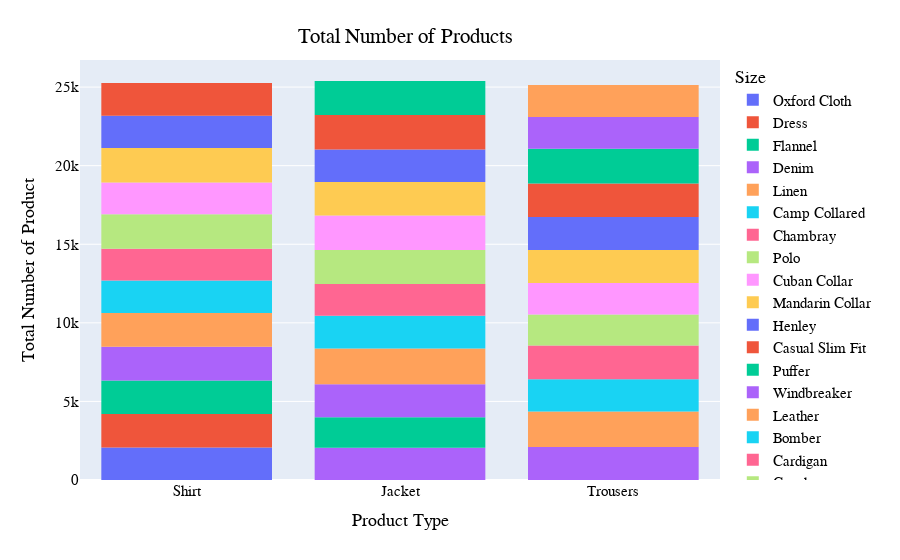

Notebook cell for this chart:
### Code cell
#histogram of product type by quantity
age_df = px.data.tips()
fig = px.histogram(
    products, 
    x = 'product_type',  
    y = 'quantity',
    color = 'product_name', 
    hover_data = products.columns #interactive element
)

fig.update_layout(#reconfigure labels
    title = {
        'text' : 'Total Number of Products',
        'y':0.95,
        'x':0.45,
        'xanchor':'center',
        'yanchor':'top'
    },
    xaxis_title='Product Type',
    yaxis_title='Total Number of Product',
    legend_title= 'Size',
    font=dict(family='monospace', size=15,  color='Black'))

fig.show()

### Figure 1 — Plotly figure (JSON) as saved in the notebook; plotly's stock layout.template omitted (floating-point values rounded to 4 significant figures)
{"data": [{"alignmentgroup": "True", "bingroup": "x", "histfunc": "sum", "hovertemplate": "product_name=Oxford Cloth<br>product_type=%{x}<br>sum of quantity=%{y}<extra></extra>", "legendgroup": "Oxford Cloth", "marker": {"color": "#636efa", "pattern": {"shape": ""}}, "name": "Oxford Cloth", "offsetgroup": "Oxford Cloth", "orientation": "v", "showlegend": true, "type": "histogram", "x": ["Shirt", "Shirt", "Shirt", "Shirt", "Shirt", "Shirt", "Shirt", "Shirt", "Shirt", "Shirt", "Shirt", "Shirt", "Shirt", "Shirt", "Shirt", "Shirt", "Shirt", "Shirt", "Shirt", "Shirt", "Shirt", "Shirt", "Shirt", "Shirt", "Shirt", "Shirt", "Shirt", "Shirt", "Shirt", "Shirt", "Shirt", "Shirt", "Shirt", "Shirt", "Shirt"], "xaxis": "x", "y": [66, 53, 54, 69, 47, 45, 72, 77, 48, 43, 72, 78, 56, 75, 50, 68, 56, 60, 52, 42, 47, 51, 57, 59, 60, 61, 59, 62, 70, 55, 74, 41, 65, 73, 54], "yaxis": "y"}, {"alignmentgroup": "True", "bingroup": "x", "histfunc": "sum", "hovertemplate": "product_name=Dress<br>product_type=%{x}<br>sum of quantity=%{y}<extra></extra>", "legendgroup": "Dress", "marker": {"color": "#EF553B", "pattern": {"shape": ""}}, "name": "Dress", "offsetgroup": "Dress", "orientation": "v", "showlegend": true, "type": "histogram", "x": ["Shirt", "Shirt", "Shirt", "Shirt", "Shirt", "Shirt", "Shirt", "Shirt", "Shirt", "Shirt", "Shirt", "Shirt", "Shirt", "Shirt", "Shirt", "Shirt", "Shirt", "Shirt", "Shirt", "Shirt", "Shirt", "Shirt", "Shirt", "Shirt", "Shirt", "Shirt", "Shirt", "Shirt", "Shirt", "Shirt", "Shirt", "Shirt", "Shirt", "Shirt", "Shirt"], "xaxis": "x", "y": [63, 72, 57, 79, 47, 58, 69, 53, 73, 78, 69, 56, 61, 56, 75, 51, 60, 65, 52, 52, 41, 46, 48, 61, 66, 56, 40, 51, 71, 75, 63, 69, 41, 74, 77], "yaxis": "y"}, {"alignmentgroup": "True", "bingroup": "x", "histfunc": "sum", "hovertemplate": "product_name=Flannel<br>product_type=%{x}<br>sum of quantity=%{y}<extra></extra>", "legendgroup": "Flannel", "marker": {"color": "#00cc96", "pattern": {"shape": ""}}, "name": "Flannel", "offsetgroup": "Flannel", "orientation": "v", "showlegend": true, "type": "histogram", "x": ["Shirt", "Shirt", "Shirt", "Shirt", "Shirt", "Shirt", "Shirt", "Shirt", "Shirt", "Shirt", "Shirt", "Shirt", "Shirt", "Shirt", "Shirt", "Shirt", "Shirt", "Shirt", "Shirt", "Shirt", "Shirt", "Shirt", "Shirt", "Shirt", "Shirt", "Shirt", "Shirt", "Shirt", "Shirt", "Shirt", "Shirt", "Shirt", "Shirt", "Shirt", "Shirt"], "xaxis": "x", "y": [42, 59, 68, 77, 72, 42, 54, 68, 59, 50, 41, 42, 59, 80, 72, 55, 57, 66, 72, 77, 62, 43, 73, 44, 61, 46, 74, 69, 62, 57, 72, 70, 71, 76, 43], "yaxis": "y"}, {"alignmentgroup": "True", "bingroup": "x", "histfunc": "sum", "hovertemplate": "product_name=Denim<br>product_type=%{x}<br>sum of quantity=%{y}<extra></extra>", "legendgroup": "Denim", "marker": {"color": "#ab63fa", "pattern": {"shape": ""}}, "name": "Denim", "offsetgroup": "Denim", "orientation": "v", "showlegend": true, "type": "histogram", "x": ["Shirt", "Shirt", "Shirt", "Shirt", "Shirt", "Shirt", "Shirt", "Shirt", "Shirt", "Shirt", "Shirt", "Shirt", "Shirt", "Shirt", "Shirt", "Shirt", "Shirt", "Shirt", "Shirt", "Shirt", "Shirt", "Shirt", "Shirt", "Shirt", "Shirt", "Shirt", "Shirt", "Shirt", "Shirt", "Shirt", "Shirt", "Shirt", "Shirt", "Shirt", "Shirt", "Jacket", "Jacket", "Jacket", "Jacket", "Jacket", "Jacket", "Jacket", "Jacket", "Jacket", "Jacket", "Jacket", "Jacket", "Jacket", "Jacket", "Jacket", "Jacket", "Jacket", "Jacket", "Jacket", "Jacket", "Jacket", "Jacket", "Jacket", "Jacket", "Jacket", "Jacket", "Jacket", "Jacket", "Jacket", "Jacket", "Jacket", "Jacket", "Jacket", "Jacket", "Jacket"], "xaxis": "x", "y": [52, 57, 49, 52, 63, 45, 69, 50, 45, 67, 54, 75, 67, 75, 74, 66, 49, 66, 71, 52, 76, 47, 58, 45, 73, 79, 69, 56, 58, 58, 73, 54, 55, 78, 73, 60, 69, 43, 63, 58, 60, 51, 48, 73, 79, 52, 43, 70, 44, 56, 53, 49, 79, 52, 59, 49, 56, 61, 42, 80, 75, 66, 52, 67, 51, 65, 73, 43, 50, 63], "yaxis": "y"}, {"alignmentgroup": "True", "bingroup": "x", "histfunc": "sum", "hovertemplate": "product_name=Linen<br>product_type=%{x}<br>sum of quantity=%{y}<extra></extra>", "legendgroup": "Linen", "marker": {"color": "#FFA15A", "pattern": {"shape": ""}}, "name": "Linen", "offsetgroup": "Linen", "orientation": "v", "showlegend": true, "type": "histogram", "x": ["Shirt", "Shirt", "Shirt", "Shirt", "Shirt", "Shirt", "Shirt", "Shirt", "Shirt", "Shirt", "Shirt", "Shirt", "Shirt", "Shirt", "Shirt", "Shirt", "Shirt", "Shirt", "Shirt", "Shirt", "Shirt", "Shirt", "Shirt", "Shirt", "Shirt", "Shirt", "Shirt", "Shirt", "Shirt", "Shirt", "Shirt", "Shirt", "Shirt", "Shirt", "Shirt"], "xaxis": "x", "y": [61, 67, 78, 80, 47, 70, 42, 42, 73, 59, 55, 60, 59, 72, 54, 49, 58, 42, 72, 51, 53, 77, 58, 70, 47, 70, 72, 72, 75, 66, 56, 44, 44, 70, 73], "yaxis": "y"}, {"alignmentgroup": "True", "bingroup": "x", "histfunc": "sum", "hovertemplate": "product_name=Camp Collared<br>product_type=%{x}<br>sum of quantity=%{y}<extra></extra>", "legendgroup": "Camp Collared", "marker": {"color": "#19d3f3", "pattern": {"shape": ""}}, "name": "Camp Collared", "offsetgroup": "Camp Collared", "orientation": "v", "showlegend": true, "type": "histogram", "x": ["Shirt", "Shirt", "Shirt", "Shirt", "Shirt", "Shirt", "Shirt", "Shirt", "Shirt", "Shirt", "Shirt", "Shirt", "Shirt", "Shirt", "Shirt", "Shirt", "Shirt", "Shirt", "Shirt", "Shirt", "Shirt", "Shirt", "Shirt", "Shirt", "Shirt", "Shirt", "Shirt", "Shirt", "Shirt", "Shirt", "Shirt", "Shirt", "Shirt", "Shirt", "Shirt"], "xaxis": "x", "y": [77, 67, 64, 52, 79, 52, 62, 65, 63, 48, 55, 66, 49, 71, 44, 66, 60, 41, 80, 61, 47, 75, 65, 56, 51, 64, 50, 52, 72, 42, 72, 80, 41, 42, 40], "yaxis": "y"}, {"alignmentgroup": "True", "bingroup": "x", "histfunc": "sum", "hovertemplate": "product_name=Chambray<br>product_type=%{x}<br>sum of quantity=%{y}<extra></extra>", "legendgroup": "Chambray", "marker": {"color": "#FF6692", "pattern": {"shape": ""}}, "name": "Chambray", "offsetgroup": "Chambray", "orientation": "v", "showlegend": true, "type": "histogram", "x": ["Shirt", "Shirt", "Shirt", "Shirt", "Shirt", "Shirt", "Shirt", "Shirt", "Shirt", "Shirt", "Shirt", "Shirt", "Shirt", "Shirt", "Shirt", "Shirt", "Shirt", "Shirt", "Shirt", "Shirt", "Shirt", "Shirt", "Shirt", "Shirt", "Shirt", "Shirt", "Shirt", "Shirt", "Shirt", "Shirt", "Shirt", "Shirt", "Shirt", "Shirt", "Shirt"], "xaxis": "x", "y": [48, 72, 48, 44, 42, 76, 69, 43, 44, 57, 57, 40, 62, 53, 53, 50, 63, 56, 56, 58, 76, 61, 66, 69, 43, 75, 59, 62, 79, 61, 47, 52, 72, 53, 54], "yaxis": "y"}, {"alignmentgroup": "True", "bingroup": "x", "histfunc": "sum", "hovertemplate": "product_name=Polo<br>product_type=%{x}<br>sum of quantity=%{y}<extra></extra>", "legendgroup": "Polo", "marker": {"color": "#B6E880", "pattern": {"shape": ""}}, "name": "Polo", "offsetgroup": "Polo", "orientation": "v", "showlegend": true, "type": "histogram", "x": ["Shirt", "Shirt", "Shirt", "Shirt", "Shirt", "Shirt", "Shirt", "Shirt", "Shirt", "Shirt", "Shirt", "Shirt", "Shirt", "Shirt", "Shirt", "Shirt", "Shirt", "Shirt", "Shirt", "Shirt", "Shirt", "Shirt", "Shirt", "Shirt", "Shirt", "Shirt", "Shirt", "Shirt", "Shirt", "Shirt", "Shirt", "Shirt", "Shirt", "Shirt", "Shirt"], "xaxis": "x", "y": [40, 60, 70, 72, 76, 75, 78, 67, 63, 43, 79, 77, 52, 46, 46, 45, 71, 62, 68, 61, 56, 76, 49, 77, 70, 47, 50, 62, 60, 56, 67, 43, 77, 76, 79], "yaxis": "y"}, {"alignmentgroup": "True", "bingroup": "x", "histfunc": "sum", "hovertemplate": "product_name=Cuban Collar<br>product_type=%{x}<br>sum of quantity=%{y}<extra></extra>", "legendgroup": "Cuban Collar", "marker": {"color": "#FF97FF", "pattern": {"shape": ""}}, "name": "Cuban Collar", "offsetgroup": "Cuban Collar", "orientation": "v", "showlegend": true, "type": "histogram", "x": ["Shirt", "Shirt", "Shirt", "Shirt", "Shirt", "Shirt", "Shirt", "Shirt", "Shirt", "Shirt", "Shirt", "Shirt", "Shirt", "Shirt", "Shirt", "Shirt", "Shirt", "Shirt", "Shirt", "Shirt", "Shirt", "Shirt", "Shirt", "Shirt", "Shirt", "Shirt", "Shirt", "Shirt", "Shirt", "Shirt", "Shirt", "Shirt", "Shirt", "Shirt", "Shirt"], "xaxis": "x", "y": [56, 59, 53, 45, 65, 62, 50, 49, 65, 49, 78, 41, 49, 77, 76, 63, 58, 45, 58, 60, 56, 62, 55, 65, 73, 50, 41, 58, 65, 53, 49, 43, 67, 78, 44], "yaxis": "y"}, {"alignmentgroup": "True", "bingroup": "x", "histfunc": "sum", "hovertemplate": "product_name=Mandarin Collar<br>product_type=%{x}<br>sum of quantity=%{y}<extra></extra>", "legendgroup": "Mandarin Collar", "marker": {"color": "#FECB52", "pattern": {"shape": ""}}, "name": "Mandarin Collar", "offsetgroup": "Mandarin Collar", "orientation": "v", "showlegend": true, "type": "histogram", "x": ["Shirt", "Shirt", "Shirt", "Shirt", "Shirt", "Shirt", "Shirt", "Shirt", "Shirt", "Shirt", "Shirt", "Shirt", "Shirt", "Shirt", "Shirt", "Shirt", "Shirt", "Shirt", "Shirt", "Shirt", "Shirt", "Shirt", "Shirt", "Shirt", "Shirt", "Shirt", "Shirt", "Shirt", "Shirt", "Shirt", "Shirt", "Shirt", "Shirt", "Shirt", "Shirt"], "xaxis": "x", "y": [59, 48, 60, 54, 64, 68, 52, 78, 56, 59, 45, 76, 58, 78, 43, 63, 74, 57, 67, 79, 59, 44, 76, 68, 71, 80, 60, 51, 53, 77, 52, 73, 76, 54, 71], "yaxis": "y"}, {"alignmentgroup": "True", "bingroup": "x", "histfunc": "sum", "hovertemplate": "product_name=Henley<br>product_type=%{x}<br>sum of quantity=%{y}<extra></extra>", "legendgroup": "Henley", "marker": {"color": "#636efa", "pattern": {"shape": ""}}, "name": "Henley", "offsetgroup": "Henley", "orientation": "v", "showlegend": true, "type": "histogram", "x": ["Shirt", "Shirt", "Shirt", "Shirt", "Shirt", "Shirt", "Shirt", "Shirt", "Shirt", "Shirt", "Shirt", "Shirt", "Shirt", "Shirt", "Shirt", "Shirt", "Shirt", "Shirt", "Shirt", "Shirt", "Shirt", "Shirt", "Shirt", "Shirt", "Shirt", "Shirt", "Shirt", "Shirt", "Shirt", "Shirt", "Shirt", "Shirt", "Shirt", "Shirt", "Shirt"], "xaxis": "x", "y": [62, 60, 52, 62, 59, 65, 46, 70, 77, 52, 42, 70, 71, 62, 55, 61, 68, 65, 41, 64, 61, 75, 42, 60, 75, 58, 45, 70, 44, 52, 50, 43, 44, 51, 77], "yaxis": "y"}, {"alignmentgroup": "True", "bingroup": "x", "histfunc": "sum", "hovertemplate": "product_name=Casual Slim Fit<br>product_type=%{x}<br>sum of quantity=%{y}<extra></extra>", "legendgroup": "Casual Slim Fit", "marker": {"color": "#EF553B", "pattern": {"shape": ""}}, "name": "Casual Slim Fit", "offsetgroup": "Casual Slim Fit", "orientation": "v", "showlegend": true, "type": "histogram", "x": ["Shirt", "Shirt", "Shirt", "Shirt", "Shirt", "Shirt", "Shirt", "Shirt", "Shirt", "Shirt", "Shirt", "Shirt", "Shirt", "Shirt", "Shirt", "Shirt", "Shirt", "Shirt", "Shirt", "Shirt", "Shirt", "Shirt", "Shirt", "Shirt", "Shirt", "Shirt", "Shirt", "Shirt", "Shirt", "Shirt", "Shirt", "Shirt", "Shirt", "Shirt", "Shirt"], "xaxis": "x", "y": [49, 50, 67, 78, 47, 43, 54, 47, 76, 53, 63, 45, 76, 63, 78, 69, 72, 67, 54, 41, 55, 75, 61, 75, 68, 57, 65, 65, 60, 40, 55, 50, 46, 65, 57], "yaxis": "y"}, {"alignmentgroup": "True", "bingroup": "x", "histfunc": "sum", "hovertemplate": "product_name=Puffer<br>product_type=%{x}<br>sum of quantity=%{y}<extra></extra>", "legendgroup": "Puffer", "marker": {"color": "#00cc96", "pattern": {"shape": ""}}, "name": "Puffer", "offsetgroup": "Puffer", "orientation": "v", "showlegend": true, "type": "histogram", "x": ["Jacket", "Jacket", "Jacket", "Jacket", "Jacket", "Jacket", "Jacket", "Jacket", "Jacket", "Jacket", "Jacket", "Jacket", "Jacket", "Jacket", "Jacket", "Jacket", "Jacket", "Jacket", "Jacket", "Jacket", "Jacket", "Jacket", "Jacket", "Jacket", "Jacket", "Jacket", "Jacket", "Jacket", "Jacket", "Jacket", "Jacket", "Jacket", "Jacket", "Jacket", "Jacket"], "xaxis": "x", "y": [67, 62, 62, 44, 41, 47, 69, 61, 66, 66, 55, 48, 44, 46, 65, 41, 54, 72, 43, 42, 57, 76, 60, 48, 80, 46, 62, 49, 61, 60, 74, 46, 43, 49, 40], "yaxis": "y"}, {"alignmentgroup": "True", "bingroup": "x", "histfunc": "sum", "hovertemplate": "product_name=Windbreaker<br>product_type=%{x}<br>sum of quantity=%{y}<extra></extra>", "legendgroup": "Windbreaker", "marker": {"color": "#ab63fa", "pattern": {"shape": ""}}, "name": "Windbreaker", "offsetgroup": "Windbreaker", "orientation": "v", "showlegend": true, "type": "histogram", "x": ["Jacket", "Jacket", "Jacket", "Jacket", "Jacket", "Jacket", "Jacket", "Jacket", "Jacket", "Jacket", "Jacket", "Jacket", "Jacket", "Jacket", "Jacket", "Jacket", "Jacket", "Jacket", "Jacket", "Jacket", "Jacket", "Jacket", "Jacket", "Jacket", "Jacket", "Jacket", "Jacket", "Jacket", "Jacket", "Jacket", "Jacket", "Jacket", "Jacket", "Jacket", "Jacket"], "xaxis": "x", "y": [79, 54, 47, 40, 48, 70, 55, 45, 68, 67, 50, 66, 52, 70, 58, 57, 65, 63, 62, 71, 59, 41, 70, 41, 59, 79, 62, 56, 67, 60, 68, 46, 64, 72, 54], "yaxis": "y"}, {"alignmentgroup": "True", "bingroup": "x", "histfunc": "sum", "hovertemplate": "product_name=Leather<br>product_type=%{x}<br>sum of quantity=%{y}<extra></extra>", "legendgroup": "Leather", "marker": {"color": "#FFA15A", "pattern": {"shape": ""}}, "name": "Leather", "offsetgroup": "Leather", "orientation": "v", "showlegend": true, "type": "histogram", "x": ["Jacket", "Jacket", "Jacket", "Jacket", "Jacket", "Jacket", "Jacket", "Jacket", "Jacket", "Jacket", "Jacket", "Jacket", "Jacket", "Jacket", "Jacket", "Jacket", "Jacket", "Jacket", "Jacket", "Jacket", "Jacket", "Jacket", "Jacket", "Jacket", "Jacket", "Jacket", "Jacket", "Jacket", "Jacket", "Jacket", "Jacket", "Jacket", "Jacket", "Jacket", "Jacket"], "xaxis": "x", "y": [67, 80, 54, 76, 52, 63, 79, 80, 78, 64, 73, 41, 77, 45, 67, 57, 77, 45, 71, 58, 77, 75, 60, 62, 67, 78, 40, 71, 79, 52, 70, 65, 40, 78, 58], "yaxis": "y"}, {"alignmentgroup": "True", "bingroup": "x", "histfunc": "sum", "hovertemplate": "product_name=Bomber<br>product_type=%{x}<br>sum of quantity=%{y}<extra></extra>", "legendgroup": "Bomber", "marker": {"color": "#19d3f3", "pattern": {"shape": ""}}, "name": "Bomber", "offsetgroup": "Bomber", "orientation": "v", "showlegend": true, "type": "histogram", "x": ["Jacket", "Jacket", "Jacket", "Jacket", "Jacket", "Jacket", "Jacket", "Jacket", "Jacket", "Jacket", "Jacket", "Jacket", "Jacket", "Jacket", "Jacket", "Jacket", "Jacket", "Jacket", "Jacket", "Jacket", "Jacket", "Jacket", "Jacket", "Jacket", "Jacket", "Jacket", "Jacket", "Jacket", "Jacket", "Jacket", "Jacket", "Jacket", "Jacket", "Jacket", "Jacket"], "xaxis": "x", "y": [76, 74, 79, 50, 62, 80, 49, 69, 71, 69, 57, 64, 71, 54, 50, 48, 54, 61, 78, 79, 44, 50, 44, 64, 47, 59, 41, 52, 51, 50, 75, 45, 45, 68, 53], "yaxis": "y"}, {"alignmentgroup": "True", "bingroup": "x", "histfunc": "sum", "hovertemplate": "product_name=Cardigan<br>product_type=%{x}<br>sum of quantity=%{y}<extra></extra>", "legendgroup": "Cardigan", "marker": {"color": "#FF6692", "pattern": {"shape": ""}}, "name": "Cardigan", "offsetgroup": "Cardigan", "orientation": "v", "showlegend": true, "type": "histogram", "x": ["Jacket", "Jacket", "Jacket", "Jacket", "Jacket", "Jacket", "Jacket", "Jacket", "Jacket", "Jacket", "Jacket", "Jacket", "Jacket", "Jacket", "Jacket", "Jacket", "Jacket", "Jacket", "Jacket", "Jacket", "Jacket", "Jacket", "Jacket", "Jacket", "Jacket", "Jacket", "Jacket", "Jacket", "Jacket", "Jacket", "Jacket", "Jacket", "Jacket", "Jacket", "Jacket"], "xaxis": "x", "y": [51, 47, 70, 41, 54, 46, 69, 54, 79, 75, 46, 79, 64, 50, 42, 40, 62, 46, 63, 64, 54, 53, 57, 68, 57, 70, 61, 58, 40, 78, 40, 49, 75, 66, 64], "yaxis": "y"}, {"alignmentgroup": "True", "bingroup": "x", "histfunc": "sum", "hovertemplate": "product_name=Coach<br>product_type=%{x}<br>sum of quantity=%{y}<extra></extra>", "legendgroup": "Coach", "marker": {"color": "#B6E880", "pattern": {"shape": ""}}, "name": "Coach", "offsetgroup": "Coach", "orientation": "v", "showlegend": true, "type": "histogram", "x": ["Jacket", "Jacket", "Jacket", "Jacket", "Jacket", "Jacket", "Jacket", "Jacket", "Jacket", "Jacket", "Jacket", "Jacket", "Jacket", "Jacket", "Jacket", "Jacket", "Jacket", "Jacket", "Jacket", "Jacket", "Jacket", "Jacket", "Jacket", "Jacket", "Jacket", "Jacket", "Jacket", "Jacket", "Jacket", "Jacket", "Jacket", "Jacket", "Jacket", "Jacket", "Jacket"], "xaxis": "x", "y": [71, 76, 76, 80, 46, 42, 55, 72, 51, 46, 52, 67, 48, 53, 68, 78, 60, 63, 57, 48, 51, 47, 54, 80, 46, 42, 78, 64, 74, 67, 58, 74, 74, 80, 60], "yaxis": "y"}, {"alignmentgroup": "True", "bingroup": "x", "histfunc": "sum", "hovertemplate": "product_name=Parka<br>product_type=%{x}<br>sum of quantity=%{y}<extra></extra>", "legendgroup": "Parka", "marker": {"color": "#FF97FF", "pattern": {"shape": ""}}, "name": "Parka", "offsetgroup": "Parka", "orientation": "v", "showlegend": true, "type": "histogram", "x": ["Jacket", "Jacket", "Jacket", "Jacket", "Jacket", "Jacket", "Jacket", "Jacket", "Jacket", "Jacket", "Jacket", "Jacket", "Jacket", "Jacket", "Jacket", "Jacket", "Jacket", "Jacket", "Jacket", "Jacket", "Jacket", "Jacket", "Jacket", "Jacket", "Jacket", "Jacket", "Jacket", "Jacket", "Jacket", "Jacket", "Jacket", "Jacket", "Jacket", "Jacket", "Jacket"], "xaxis": "x", "y": [65, 66, 56, 73, 64, 53, 72, 51, 77, 68, 63, 80, 46, 72, 44, 75, 62, 71, 55, 55, 67, 72, 54, 61, 47, 57, 53, 66, 44, 78, 59, 67, 75, 53, 80], "yaxis": "y"}, {"alignmentgroup": "True", "bingroup": "x", "histfunc": "sum", "hovertemplate": "product_name=Trench Coat<br>product_type=%{x}<br>sum of quantity=%{y}<extra></extra>", "legendgroup": "Trench Coat", "marker": {"color": "#FECB52", "pattern": {"shape": ""}}, "name": "Trench Coat", "offsetgroup": "Trench Coat", "orientation": "v", "showlegend": true, "type": "histogram", "x": ["Jacket", "Jacket", "Jacket", "Jacket", "Jacket", "Jacket", "Jacket", "Jacket", "Jacket", "Jacket", "Jacket", "Jacket", "Jacket", "Jacket", "Jacket", "Jacket", "Jacket", "Jacket", "Jacket", "Jacket", "Jacket", "Jacket", "Jacket", "Jacket", "Jacket", "Jacket", "Jacket", "Jacket", "Jacket", "Jacket", "Jacket", "Jacket", "Jacket", "Jacket", "Jacket"], "xaxis": "x", "y": [78, 54, 57, 70, 40, 69, 41, 43, 70, 71, 78, 59, 54, 77, 79, 62, 53, 67, 73, 53, 59, 64, 46, 50, 69, 56, 41, 42, 71, 64, 64, 69, 61, 76, 52], "yaxis": "y"}, {"alignmentgroup": "True", "bingroup": "x", "histfunc": "sum", "hovertemplate": "product_name=Peacoat<br>product_type=%{x}<br>sum of quantity=%{y}<extra></extra>", "legendgroup": "Peacoat", "marker": {"color": "#636efa", "pattern": {"shape": ""}}, "name": "Peacoat", "offsetgroup": "Peacoat", "orientation": "v", "showlegend": true, "type": "histogram", "x": ["Jacket", "Jacket", "Jacket", "Jacket", "Jacket", "Jacket", "Jacket", "Jacket", "Jacket", "Jacket", "Jacket", "Jacket", "Jacket", "Jacket", "Jacket", "Jacket", "Jacket", "Jacket", "Jacket", "Jacket", "Jacket", "Jacket", "Jacket", "Jacket", "Jacket", "Jacket", "Jacket", "Jacket", "Jacket", "Jacket", "Jacket", "Jacket", "Jacket", "Jacket", "Jacket"], "xaxis": "x", "y": [66, 67, 59, 42, 58, 78, 73, 47, 45, 69, 69, 49, 78, 63, 53, 61, 41, 49, 73, 68, 48, 50, 71, 64, 77, 45, 49, 52, 45, 47, 54, 73, 77, 65, 42], "yaxis": "y"}, {"alignmentgroup": "True", "bingroup": "x", "histfunc": "sum", "hovertemplate": "product_name=Pullover<br>product_type=%{x}<br>sum of quantity=%{y}<extra></extra>", "legendgroup": "Pullover", "marker": {"color": "#EF553B", "pattern": {"shape": ""}}, "name": "Pullover", "offsetgroup": "Pullover", "orientation": "v", "showlegend": true, "type": "histogram", "x": ["Jacket", "Jacket", "Jacket", "Jacket", "Jacket", "Jacket", "Jacket", "Jacket", "Jacket", "Jacket", "Jacket", "Jacket", "Jacket", "Jacket", "Jacket", "Jacket", "Jacket", "Jacket", "Jacket", "Jacket", "Jacket", "Jacket", "Jacket", "Jacket", "Jacket", "Jacket", "Jacket", "Jacket", "Jacket", "Jacket", "Jacket", "Jacket", "Jacket", "Jacket", "Jacket"], "xaxis": "x", "y": [54, 46, 55, 69, 65, 79, 77, 60, 56, 69, 65, 42, 49, 43, 67, 70, 69, 47, 72, 65, 61, 73, 44, 66, 74, 78, 44, 72, 50, 43, 61, 74, 78, 78, 69], "yaxis": "y"}, {"alignmentgroup": "True", "bingroup": "x", "histfunc": "sum", "hovertemplate": "product_name=Shearling<br>product_type=%{x}<br>sum of quantity=%{y}<extra></extra>", "legendgroup": "Shearling", "marker": {"color": "#00cc96", "pattern": {"shape": ""}}, "name": "Shearling", "offsetgroup": "Shearling", "orientation": "v", "showlegend": true, "type": "histogram", "x": ["Jacket", "Jacket", "Jacket", "Jacket", "Jacket", "Jacket", "Jacket", "Jacket", "Jacket", "Jacket", "Jacket", "Jacket", "Jacket", "Jacket", "Jacket", "Jacket", "Jacket", "Jacket", "Jacket", "Jacket", "Jacket", "Jacket", "Jacket", "Jacket", "Jacket", "Jacket", "Jacket", "Jacket", "Jacket", "Jacket", "Jacket", "Jacket", "Jacket", "Jacket", "Jacket"], "xaxis": "x", "y": [74, 75, 49, 40, 42, 54, 53, 45, 58, 60, 66, 48, 60, 58, 63, 74, 66, 59, 66, 51, 62, 72, 73, 64, 79, 68, 45, 74, 66, 76, 75, 49, 74, 61, 70], "yaxis": "y"}, {"alignmentgroup": "True", "bingroup": "x", "histfunc": "sum", "hovertemplate": "product_name=Chinos<br>product_type=%{x}<br>sum of quantity=%{y}<extra></extra>", "legendgroup": "Chinos", "marker": {"color": "#ab63fa", "pattern": {"shape": ""}}, "name": "Chinos", "offsetgroup": "Chinos", "orientation": "v", "showlegend": true, "type": "histogram", "x": ["Trousers", "Trousers", "Trousers", "Trousers", "Trousers", "Trousers", "Trousers", "Trousers", "Trousers", "Trousers", "Trousers", "Trousers", "Trousers", "Trousers", "Trousers", "Trousers", "Trousers", "Trousers", "Trousers", "Trousers", "Trousers", "Trousers", "Trousers", "Trousers", "Trousers", "Trousers", "Trousers", "Trousers", "Trousers", "Trousers", "Trousers", "Trousers", "Trousers", "Trousers", "Trousers"], "xaxis": "x", "y": [69, 62, 54, 44, 71, 53, 58, 73, 60, 48, 41, 40, 58, 65, 59, 75, 61, 49, 77, 50, 69, 51, 41, 46, 48, 61, 67, 64, 80, 78, 72, 64, 54, 62, 77], "yaxis": "y"}, {"alignmentgroup": "True", "bingroup": "x", "histfunc": "sum", "hovertemplate": "product_name=Cords<br>product_type=%{x}<br>sum of quantity=%{y}<extra></extra>", "legendgroup": "Cords", "marker": {"color": "#FFA15A", "pattern": {"shape": ""}}, "name": "Cords", "offsetgroup": "Cords", "orientation": "v", "showlegend": true, "type": "histogram", "x": ["Trousers", "Trousers", "Trousers", "Trousers", "Trousers", "Trousers", "Trousers", "Trousers", "Trousers", "Trousers", "Trousers", "Trousers", "Trousers", "Trousers", "Trousers", "Trousers", "Trousers", "Trousers", "Trousers", "Trousers", "Trousers", "Trousers", "Trousers", "Trousers", "Trousers", "Trousers", "Trousers", "Trousers", "Trousers", "Trousers", "Trousers", "Trousers", "Trousers", "Trousers", "Trousers"], "xaxis": "x", "y": [63, 67, 68, 53, 80, 70, 59, 53, 74, 72, 69, 68, 58, 62, 65, 50, 78, 76, 62, 49, 60, 59, 47, 77, 65, 47, 60, 52, 62, 70, 76, 65, 77, 74, 73], "yaxis": "y"}, {"alignmentgroup": "True", "bingroup": "x", "histfunc": "sum", "hovertemplate": "product_name=Drawstring<br>product_type=%{x}<br>sum of quantity=%{y}<extra></extra>", "legendgroup": "Drawstring", "marker": {"color": "#19d3f3", "pattern": {"shape": ""}}, "name": "Drawstring", "offsetgroup": "Drawstring", "orientation": "v", "showlegend": true, "type": "histogram", "x": ["Trousers", "Trousers", "Trousers", "Trousers", "Trousers", "Trousers", "Trousers", "Trousers", "Trousers", "Trousers", "Trousers", "Trousers", "Trousers", "Trousers", "Trousers", "Trousers", "Trousers", "Trousers", "Trousers", "Trousers", "Trousers", "Trousers", "Trousers", "Trousers", "Trousers", "Trousers", "Trousers", "Trousers", "Trousers", "Trousers", "Trousers", "Trousers", "Trousers", "Trousers", "Trousers"], "xaxis": "x", "y": [57, 64, 70, 73, 77, 41, 58, 76, 54, 68, 41, 74, 55, 68, 48, 57, 73, 52, 43, 49, 45, 48, 41, 50, 60, 61, 46, 58, 77, 41, 62, 40, 73, 62, 80], "yaxis": "y"}, {"alignmentgroup": "True", "bingroup": "x", "histfunc": "sum", "hovertemplate": "product_name=Slim-Fit<br>product_type=%{x}<br>sum of quantity=%{y}<extra></extra>", "legendgroup": "Slim-Fit", "marker": {"color": "#FF6692", "pattern": {"shape": ""}}, "name": "Slim-Fit", "offsetgroup": "Slim-Fit", "orientation": "v", "showlegend": true, "type": "histogram", "x": ["Trousers", "Trousers", "Trousers", "Trousers", "Trousers", "Trousers", "Trousers", "Trousers", "Trousers", "Trousers", "Trousers", "Trousers", "Trousers", "Trousers", "Trousers", "Trousers", "Trousers", "Trousers", "Trousers", "Trousers", "Trousers", "Trousers", "Trousers", "Trousers", "Trousers", "Trousers", "Trousers", "Trousers", "Trousers", "Trousers", "Trousers", "Trousers", "Trousers", "Trousers", "Trousers"], "xaxis": "x", "y": [72, 71, 67, 80, 67, 69, 55, 44, 66, 78, 59, 54, 55, 64, 78, 74, 70, 78, 43, 67, 55, 49, 75, 49, 47, 74, 41, 67, 48, 66, 70, 46, 51, 58, 48], "yaxis": "y"}, {"alignmentgroup": "True", "bingroup": "x", "histfunc": "sum", "hovertemplate": "product_name=Wool<br>product_type=%{x}<br>sum of quantity=%{y}<extra></extra>", "legendgroup": "Wool", "marker": {"color": "#B6E880", "pattern": {"shape": ""}}, "name": "Wool", "offsetgroup": "Wool", "orientation": "v", "showlegend": true, "type": "histogram", "x": ["Trousers", "Trousers", "Trousers", "Trousers", "Trousers", "Trousers", "Trousers", "Trousers", "Trousers", "Trousers", "Trousers", "Trousers", "Trousers", "Trousers", "Trousers", "Trousers", "Trousers", "Trousers", "Trousers", "Trousers", "Trousers", "Trousers", "Trousers", "Trousers", "Trousers", "Trousers", "Trousers", "Trousers", "Trousers", "Trousers", "Trousers", "Trousers", "Trousers", "Trousers", "Trousers"], "xaxis": "x", "y": [44, 65, 58, 74, 58, 74, 59, 75, 56, 56, 67, 69, 43, 46, 72, 73, 43, 41, 42, 48, 58, 55, 52, 79, 41, 43, 45, 56, 41, 51, 80, 59, 51, 61, 40], "yaxis": "y"}, {"alignmentgroup": "True", "bingroup": "x", "histfunc": "sum", "hovertemplate": "product_name=Relaxed Leg<br>product_type=%{x}<br>sum of quantity=%{y}<extra></extra>", "legendgroup": "Relaxed Leg", "marker": {"color": "#FF97FF", "pattern": {"shape": ""}}, "name": "Relaxed Leg", "offsetgroup": "Relaxed Leg", "orientation": "v", "showlegend": true, "type": "histogram", "x": ["Trousers", "Trousers", "Trousers", "Trousers", "Trousers", "Trousers", "Trousers", "Trousers", "Trousers", "Trousers", "Trousers", "Trousers", "Trousers", "Trousers", "Trousers", "Trousers", "Trousers", "Trousers", "Trousers", "Trousers", "Trousers", "Trousers", "Trousers", "Trousers", "Trousers", "Trousers", "Trousers", "Trousers", "Trousers", "Trousers", "Trousers", "Trousers", "Trousers", "Trousers", "Trousers"], "xaxis": "x", "y": [52, 70, 56, 63, 50, 64, 47, 74, 78, 80, 44, 43, 68, 65, 54, 80, 51, 43, 62, 64, 54, 57, 72, 61, 40, 60, 40, 45, 48, 58, 49, 75, 46, 47, 42], "yaxis": "y"}, {"alignmentgroup": "True", "bingroup": "x", "histfunc": "sum", "hovertemplate": "product_name=Joggers<br>product_type=%{x}<br>sum of quantity=%{y}<extra></extra>", "legendgroup": "Joggers", "marker": {"color": "#FECB52", "pattern": {"shape": ""}}, "name": "Joggers", "offsetgroup": "Joggers", "orientation": "v", "showlegend": true, "type": "histogram", "x": ["Trousers", "Trousers", "Trousers", "Trousers", "Trousers", "Trousers", "Trousers", "Trousers", "Trousers", "Trousers", "Trousers", "Trousers", "Trousers", "Trousers", "Trousers", "Trousers", "Trousers", "Trousers", "Trousers", "Trousers", "Trousers", "Trousers", "Trousers", "Trousers", "Trousers", "Trousers", "Trousers", "Trousers", "Trousers", "Trousers", "Trousers", "Trousers", "Trousers", "Trousers", "Trousers"], "xaxis": "x", "y": [65, 71, 43, 63, 58, 65, 43, 52, 49, 44, 62, 76, 72, 58, 69, 77, 76, 54, 43, 56, 67, 50, 78, 75, 52, 74, 56, 66, 42, 66, 50, 63, 72, 60, 40], "yaxis": "y"}, {"alignmentgroup": "True", "bingroup": "x", "histfunc": "sum", "hovertemplate": "product_name=Cropped<br>product_type=%{x}<br>sum of quantity=%{y}<extra></extra>", "legendgroup": "Cropped", "marker": {"color": "#636efa", "pattern": {"shape": ""}}, "name": "Cropped", "offsetgroup": "Cropped", "orientation": "v", "showlegend": true, "type": "histogram", "x": ["Trousers", "Trousers", "Trousers", "Trousers", "Trousers", "Trousers", "Trousers", "Trousers", "Trousers", "Trousers", "Trousers", "Trousers", "Trousers", "Trousers", "Trousers", "Trousers", "Trousers", "Trousers", "Trousers", "Trousers", "Trousers", "Trousers", "Trousers", "Trousers", "Trousers", "Trousers", "Trousers", "Trousers", "Trousers", "Trousers", "Trousers", "Trousers", "Trousers", "Trousers", "Trousers"], "xaxis": "x", "y": [75, 47, 50, 63, 78, 78, 78, 56, 79, 61, 41, 65, 41, 60, 68, 48, 71, 65, 55, 49, 47, 62, 56, 45, 51, 55, 65, 73, 63, 58, 65, 66, 47, 40, 64], "yaxis": "y"}, {"alignmentgroup": "True", "bingroup": "x", "histfunc": "sum", "hovertemplate": "product_name=Cargo Pants<br>product_type=%{x}<br>sum of quantity=%{y}<extra></extra>", "legendgroup": "Cargo Pants", "marker": {"color": "#EF553B", "pattern": {"shape": ""}}, "name": "Cargo Pants", "offsetgroup": "Cargo Pants", "orientation": "v", "showlegend": true, "type": "histogram", "x": ["Trousers", "Trousers", "Trousers", "Trousers", "Trousers", "Trousers", "Trousers", "Trousers", "Trousers", "Trousers", "Trousers", "Trousers", "Trousers", "Trousers", "Trousers", "Trousers", "Trousers", "Trousers", "Trousers", "Trousers", "Trousers", "Trousers", "Trousers", "Trousers", "Trousers", "Trousers", "Trousers", "Trousers", "Trousers", "Trousers", "Trousers", "Trousers", "Trousers", "Trousers", "Trousers"], "xaxis": "x", "y": [72, 63, 52, 61, 45, 43, 60, 51, 78, 61, 68, 48, 72, 71, 52, 63, 79, 78, 42, 65, 73, 63, 64, 77, 57, 51, 48, 51, 46, 64, 40, 79, 58, 74, 77], "yaxis": "y"}, {"alignmentgroup": "True", "bingroup": "x", "histfunc": "sum", "hovertemplate": "product_name=High-Waisted<br>product_type=%{x}<br>sum of quantity=%{y}<extra></extra>", "legendgroup": "High-Waisted", "marker": {"color": "#00cc96", "pattern": {"shape": ""}}, "name": "High-Waisted", "offsetgroup": "High-Waisted", "orientation": "v", "showlegend": true, "type": "histogram", "x": ["Trousers", "Trousers", "Trousers", "Trousers", "Trousers", "Trousers", "Trousers", "Trousers", "Trousers", "Trousers", "Trousers", "Trousers", "Trousers", "Trousers", "Trousers", "Trousers", "Trousers", "Trousers", "Trousers", "Trousers", "Trousers", "Trousers", "Trousers", "Trousers", "Trousers", "Trousers", "Trousers", "Trousers", "Trousers", "Trousers", "Trousers", "Trousers", "Trousers", "Trousers", "Trousers"], "xaxis": "x", "y": [74, 80, 59, 52, 80, 55, 42, 69, 78, 47, 64, 56, 45, 77, 78, 42, 73, 51, 75, 78, 51, 75, 52, 57, 65, 47, 79, 61, 55, 57, 72, 45, 65, 68, 74], "yaxis": "y"}, {"alignmentgroup": "True", "bingroup": "x", "histfunc": "sum", "hovertemplate": "product_name=Pleated<br>product_type=%{x}<br>sum of quantity=%{y}<extra></extra>", "legendgroup": "Pleated", "marker": {"color": "#ab63fa", "pattern": {"shape": ""}}, "name": "Pleated", "offsetgroup": "Pleated", "orientation": "v", "showlegend": true, "type": "histogram", "x": ["Trousers", "Trousers", "Trousers", "Trousers", "Trousers", "Trousers", "Trousers", "Trousers", "Trousers", "Trousers", "Trousers", "Trousers", "Trousers", "Trousers", "Trousers", "Trousers", "Trousers", "Trousers", "Trousers", "Trousers", "Trousers", "Trousers", "Trousers", "Trousers", "Trousers", "Trousers", "Trousers", "Trousers", "Trousers", "Trousers", "Trousers", "Trousers", "Trousers", "Trousers", "Trousers"], "xaxis": "x", "y": [42, 78, 40, 70, 58, 74, 72, 57, 53, 69, 75, 71, 54, 62, 52, 58, 55, 41, 47, 55, 62, 60, 66, 79, 55, 52, 41, 48, 73, 45, 58, 50, 45, 48, 65], "yaxis": "y"}, {"alignmentgroup": "True", "bingroup": "x", "histfunc": "sum", "hovertemplate": "product_name=Tracksuit Bottoms<br>product_type=%{x}<br>sum of quantity=%{y}<extra></extra>", "legendgroup": "Tracksuit Bottoms", "marker": {"color": "#FFA15A", "pattern": {"shape": ""}}, "name": "Tracksuit Bottoms", "offsetgroup": "Tracksuit Bottoms", "orientation": "v", "showlegend": true, "type": "histogram", "x": ["Trousers", "Trousers", "Trousers", "Trousers", "Trousers", "Trousers", "Trousers", "Trousers", "Trousers", "Trousers", "Trousers", "Trousers", "Trousers", "Trousers", "Trousers", "Trousers", "Trousers", "Trousers", "Trousers", "Trousers", "Trousers", "Trousers", "Trousers", "Trousers", "Trousers", "Trousers", "Trousers", "Trousers", "Trousers", "Trousers", "Trousers", "Trousers", "Trousers", "Trousers", "Trousers"], "xaxis": "x", "y": [55, 57, 78, 43, 45, 57, 59, 47, 73, 42, 76, 49, 80, 41, 59, 69, 72, 47, 66, 49, 42, 48, 61, 72, 68, 63, 64, 59, 50, 54, 67, 48, 73, 45, 60], "yaxis": "y"}], "layout": {"barmode": "relative", "font": {"color": "Black", "family": "monospace", "size": 15}, "legend": {"title": {"text": "Size"}, "tracegroupgap": 0}, "margin": {"t": 60}, "title": {"text": "Total Number of Products", "x": 0.45, "xanchor": "center", "y": 0.95, "yanchor": "top"}, "xaxis": {"anchor": "y", "domain": [0, 1], "title": {"text": "Product Type"}}, "yaxis": {"anchor": "x", "domain": [0, 1], "title": {"text": "Total Number of Product"}}}}
